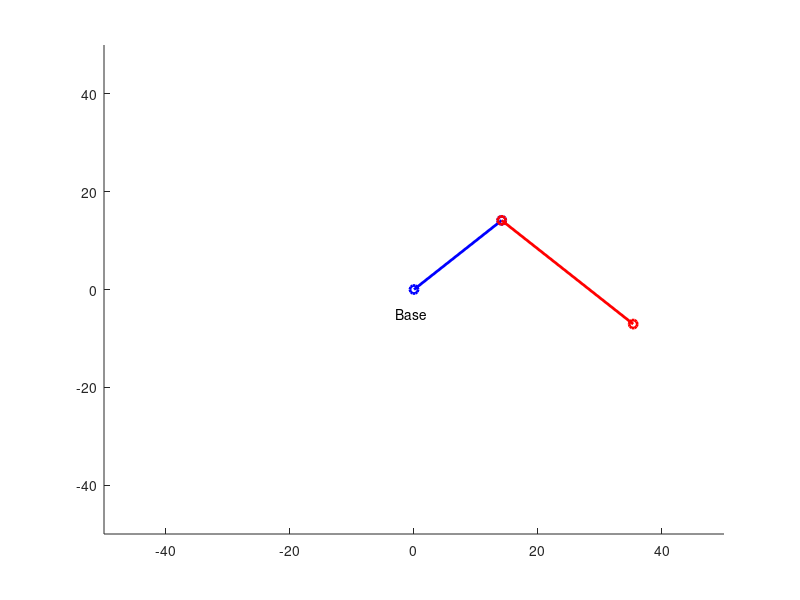

Reproduce this figure in MATLAB. (Note: this script raises an error after producing the figure.)
%% Initialize
clear all;
close all;
clc;
%% Initial funtion settings
limits = [-240 240];
lambda = 0.03; 
tolerance = 1e-8; 
maxiterations = 1000;
%% Inital arm settings
joint = [0,0]'; 
degree1 = 45; degree2 = 45;
l1 = 20; l2 = 30;
arm1 = l1*cosd(degree1);
arm2 = l1*sind(degree1);
c1 = arm1 + l2*cosd(degree2);
c2 = arm2 - l2*sind(degree2);
initiald = [degree1 degree2]';
%% Start Inital Arm Configuration
figure(1)
hold on;
p0 = plot([joint(1) arm1], [joint(2) arm2],'bo-','linewidth',2);
text (-3,-5,'Base');
p1 = plot ([arm1 c1], [arm2 c2],'ro-','linewidth',2);
xlim([-50 50]); ylim([-50 50]);
[c1 c2] = ginput(1);
plot (c1,c2,'k*');
text (c1 -3,c2 -5,'User position');
%% Start Optimizing 
f = @(d1,d2) (l1*cosd(d1)+l2*cosd(d2)-c1)^2 + (l1*sind(d1)-l2*sind(d2)-c2)^2;
g1 = @(d1,d2) -2*l1*l2*cosd(d2)*sind(d1)+2*c1*l1*sind(d1)-2*l1*l2*cosd(d1)*sind(d2)-2*c2*l1*cosd(d1);
g2 = @(d1,d2) -2*l1*l2*cosd(d1)*sind(d2)+2*c1*l2*sind(d2)-2*l1*l2*sind(d1)*cosd(d2)+2*c2*l2*cosd(d2);
figure(2)
fsurf(f, [-240 240]);
hold on;
[xoptimal,foptimal,niterations] = ...
    gradient_descent(f,g1,g2,initiald,lambda,tolerance,maxiterations);
%% Re-draw optimized arm configurations
figure(1)
delete([p0,p1]); 
arm1 = l1*cosd(xoptimal(1));
arm2 = l1*sind(xoptimal(1));
c1 = arm1 + l2*cosd(xoptimal(2));
c2 = arm2 - l2*sind(xoptimal(2));
p0 = plot ([joint(1) arm1], [joint(2) arm2],'bo-','linewidth',2);
p1 = plot ([arm1 c1], [arm2 c2],'ro-','linewidth',2);